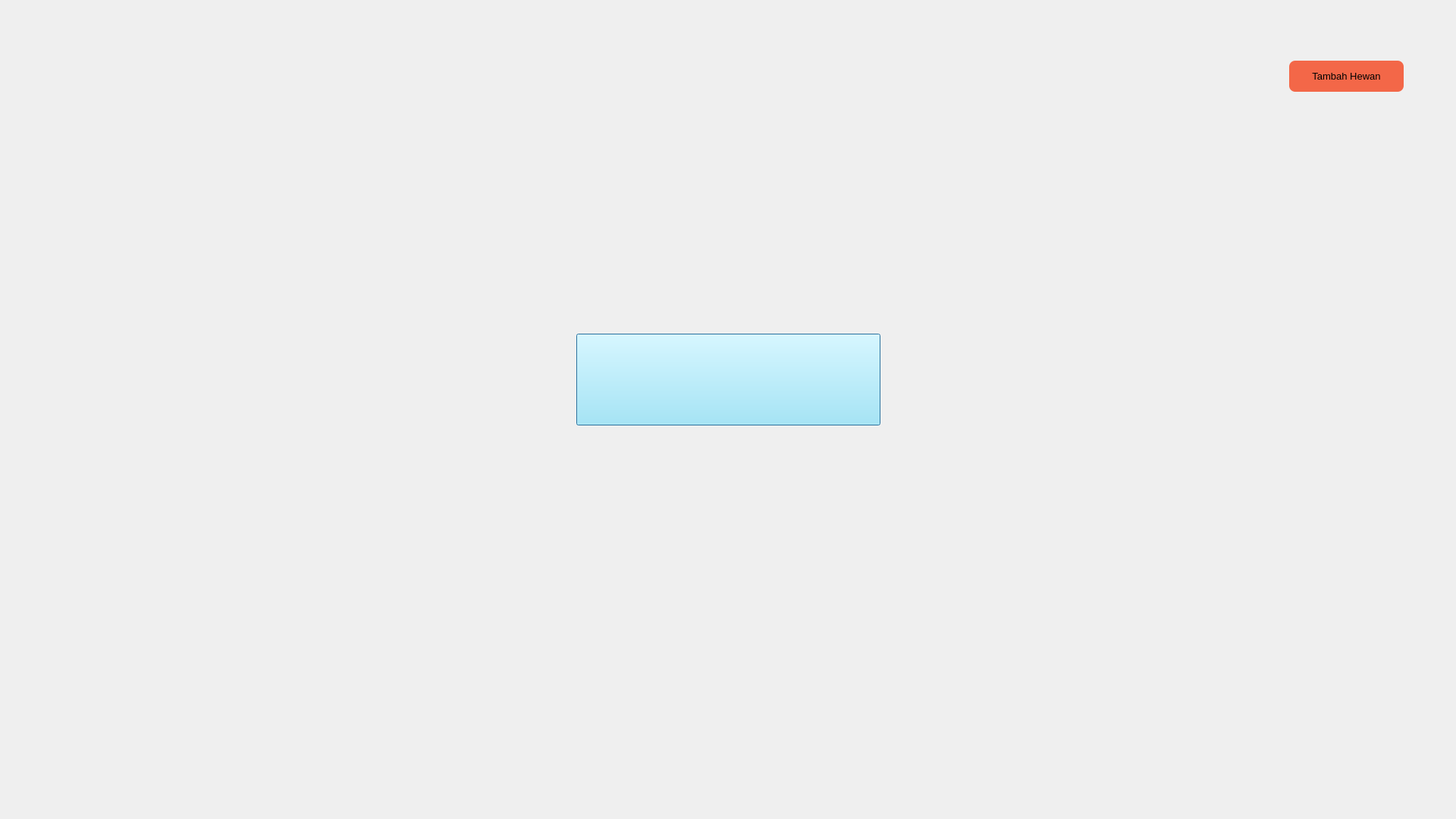
<?xml version="1.0" encoding="UTF-8"?>
<ui version="4.0">
 <class>Main</class>
 <widget class="QDialog" name="Main">
  <property name="geometry">
   <rect>
    <x>0</x>
    <y>0</y>
    <width>1920</width>
    <height>1080</height>
   </rect>
  </property>
  <property name="windowTitle">
   <string>Dialog</string>
  </property>
  <property name="styleSheet">
   <string notr="true">QDialog{
border-image:url(&quot;src/Assets/HomeScreen.png&quot;)
}</string>
  </property>
  <widget class="QPushButton" name="Logo">
   <property name="geometry">
    <rect>
     <x>760</x>
     <y>440</y>
     <width>401</width>
     <height>121</height>
    </rect>
   </property>
   <property name="styleSheet">
    <string notr="true">QPushButton{
background-color: rgb(156, 235, 252, 0);
}</string>
   </property>
   <property name="text">
    <string/>
   </property>
  </widget>
  <widget class="QPushButton" name="Add">
   <property name="geometry">
    <rect>
     <x>1700</x>
     <y>80</y>
     <width>151</width>
     <height>41</height>
    </rect>
   </property>
   <property name="font">
    <font>
     <family>Arial</family>
     <pointsize>10</pointsize>
    </font>
   </property>
   <property name="styleSheet">
    <string notr="true">QPushButton{
background-color: rgb(243, 103, 72, 1);
border-radius : 8px
}</string>
   </property>
   <property name="text">
    <string>Tambah Hewan</string>
   </property>
  </widget>
 </widget>
 <resources/>
 <connections/>
</ui>
